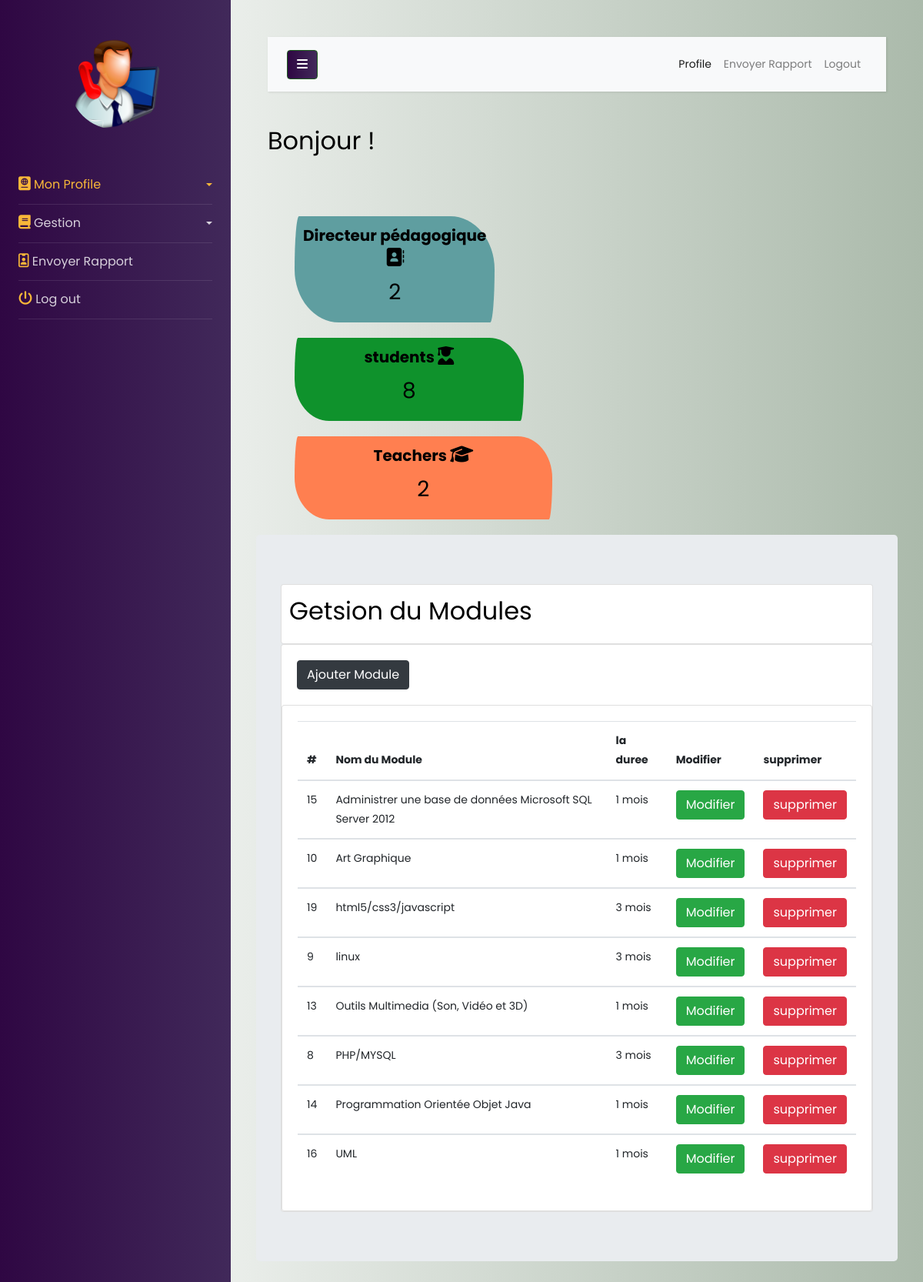
The app's page /dp.php?action=Module (signed in) with its own data.
### tables this page shows
CREATE TABLE IF NOT EXISTS `modules` (
  `id_module` int(11) NOT NULL AUTO_INCREMENT,
  `nom` varchar(200) NOT NULL,
  `dure` varchar(100) NOT NULL,
  `id_fil` int(11) NOT NULL,
  `id_niv` int(11) NOT NULL,
  PRIMARY KEY (`id_module`),
  KEY `fk_fil` (`id_fil`),
  KEY `fk_niv` (`id_niv`)
);

### dp.php (the view, shortened to what this page needs)
<?php
require 'cnx.php';
?>
<!doctype html>
<html lang="en">
  <head>
		<link rel="stylesheet" href="https://stackpath.bootstrapcdn.com/font-awesome/4.7.0/css/font-awesome.min.css">
    <link rel="stylesheet" href="css/style1.css">
    <link rel="stylesheet" href="https://cdnjs.cloudflare.com/ajax/libs/font-awesome/4.7.0/css/font-awesome.min.css">
  </head>
  <body>
		<div class="wrapper d-flex align-items-stretch">
			<nav id="sidebar">
				<div class="p-4 pt-5">
          <a href="#" class="img logo rounded-circle mb-5" style="background-image: url(img/dp.png);"></a>
	        <ul class="list-unstyled components mb-5">
	          <li class="active">
	            <a href="#homeSubmenu" data-toggle="collapse" aria-expanded="false" class="dropdown-toggle"><i class='fas fa-passport' style='font-size:18px;color:#f8b739'></i> Mon Profile</a>
	          </li>
	          <li>
              <a href="#pageSubmenu" data-toggle="collapse" aria-expanded="false" class="dropdown-toggle"><i class='fas fa-book' style='font-size:18px;color:#f8b739'></i> Gestion</a>
	          </li>
	          <li>
              <a href="dp.php?action=rapport"><i class='far fa-id-badge' style='font-size:18px;color:#f8b739'></i> Envoyer Rapport</a>
	          </li>
            <li>
              <a href="logout.php"><i class="fa fa-power-off" style="font-size:18px;color:#f8b739;"></i> Log out</a>
          </li>
	        </ul>
	      </div>
    	</nav>
      <div id="content" class="p-4 p-md-5">
        <nav class="navbar navbar-expand-lg navbar-light bg-light">
          <div class="container-fluid">
            <button type="button" id="sidebarCollapse" class="btn btn-primary navbtn">
              <i class="fa fa-bars"></i>
            </button>
            <div class="collapse navbar-collapse" id="navbarSupportedContent">
              <ul class="nav navbar-nav ml-auto">
                <li class="nav-item active">
                    <a class="nav-link" href="#">Profile</a>
                </li>
                <li class="nav-item">
                    <a class="nav-link" href="#">Envoyer Rapport</a>
                </li>
                <li class="nav-item">
                    <a class="nav-link" href="#">Logout</a>
                </li>
              </ul>
            </div>
          </div>
        </nav>
        <h2 class="mb-4">Bonjour !</h2>
        <div class="container">
          <div class="row">
            <div  class="col-md-6 text-center">
              <div class="members" style="margin-top: 50px;">
                  <div class="admins">
                      <h1>Directeur pédagogique<i class="fa fa-address-book" style="font-size:24px"></i></h1>
                      <h3>
                      <?php
                       $pipreq="SELECT * FROM `dp`";
                       $pipsql=mysqli_query($cnx,$pipreq);
                       $pipcount=mysqli_num_rows($pipsql);
                       echo $pipcount;
                      ?>
                      </h3>
                  </div>
                  <div class="students">
                      <h1>students    <i class='fas fa-user-graduate' style='font-size:24px'></i></h1>
                      <h3>
                      <?php
                          $dipreq="SELECT * FROM `diplome_student`";
                          $dipsql=mysqli_query($cnx,$dipreq);
                          $dipcount=mysqli_num_rows($dipsql);
                          $tipreq="SELECT * FROM `training_student`";
                          $tipsql=mysqli_query($cnx,$tipreq);
                          $tipcount=mysqli_num_rows($tipsql);
                          echo $dipcount + $tipcount;
                      ?>
                      </h3>
                  </div>
                  <div class="teachers">
                      <h1>Teachers    <i style="font-size:24px" class="fa">&#xf19d;</i></h1>
                      <h3>
                      <?php
                           $dipreq="SELECT * FROM `professeur`";
                           $dipsql=mysqli_query($cnx,$dipreq);
                           $dipcount=mysqli_num_rows($dipsql);
                           echo $dipcount;
                        ?>
                      </h3>
                  </div>
              </div>
            </div>
            <div class="col-md-6">
               <?php
               $amine='';
               if (isset($_GET['action'])){
                 $amine=$_GET['action'];
               }
                ?>
            </div>
          </div>
        </div>
        <div class="container_fluid">
            <div class="row">
                <?php
                   if($amine == 'MessageV'){
                    $req="SELECT * FROM `contact_visiteur`";
                    $sql=mysqli_query($cnx,$req);
                    $count=mysqli_num_rows($sql);
                    while($mrow = $sql->fetch_assoc()){
                      ?>
                        <div role="alert" aria-live="assertive" aria-atomic="true" class="toast" data-autohide="false">
                            <div class="toast-header">
                              <svg class=" rounded mr-2" width="20" height="20" xmlns="http://www.w3.org/2000/svg"
                                preserveAspectRatio="xMidYMid slice" focusable="false" role="img">
                                <rect fill="#007aff" width="100%" height="100%" /></svg>
                              <strong class="mr-auto"><?php echo $mrow['contact_username']; ?></strong>
                              <small>visiteur</small>
                              <button type="button" class="ml-2 mb-1 close" data-dismiss="toast" aria-label="Close">
                                <span aria-hidden="true">&times;</span>
                              </button>
                            </div>
                            <div class="toast-body">
                              <p><strong>Email : </strong><?php  echo $mrow['contact_email'];  ?></p>
                              <p><strong>Telephone : </strong><?php  echo $mrow['contact_tele'];  ?></p>
                              <p> <strong>Message : </strong> <?php  echo $mrow['contact_sujet'];?></p>
                              <a style="text-decoration:none;color:red" href="dp.php?action=MessageV&doing=<?php echo $mrow['contact_id'];?>">Supprimer</a>
                            </div>
                        </div>
                      <?php
                    }if(isset($_GET['doing'])){
                      $req="DELETE FROM `contact_visiteur` WHERE `contact_id` = '{$_GET['doing']}'";
                      if(mysqli_query($cnx,$req)){
                        echo '<script>window.location.assign("dp.php?action=MessageV")</script>';
                      }
                    }
                   }elseif($amine == 'Module'){
                    ?>
                    <?php
                    $tsreq="SELECT * FROM modules ORDER BY nom;";
                    $tsresult = $cnx->query($tsreq);
                    ?>
                     <div class="conatiner">
                       <div class="jumbotron">
                         <div class="card">
                         <h2 style="padding:10px;">Getsion du Modules</h2>
                         </div>
                         <div class="card">
                           <div class="card-body">
                           <button type="button" class="btn btn-dark" data-toggle="modal" data-target="#tadd">
                            Ajouter Module
                          </button>
                           </div>
                        <div class="card">
                         <div class="card-body">
                                <table class="table">
                                  <thead>
                                    <tr>
                                      <th scope="col">#</th>
                                      <th scope="col">Nom du Module</th>
                                      <th scope="col">la duree</th>
                                      <th scope="col">Modifier</th>
                                      <th scope="col">supprimer</th>
                                    </tr>
                                  </thead>
                                  <?php
                                  while($tsrow = $tsresult->fetch_assoc()){
                                    ?>
                                    <tbody>
                                      <tr>
                                        <td scope="row"><?php echo $tsrow['id_module'] ?></td>
                                        <td><?php echo $tsrow['nom'] ?></td>
                                        <td><?php echo $tsrow['dure'] ?></td>
                                        <td><button type="button"  class="btn btn-success editbtn">Modifier</button></td>
                                        <td><button type="button" class="btn btn-danger deletebtn ">supprimer</button></td>
                                      </tr>
                                    </tbody>
                                    <?php
                                  }
                                  ?>
                                </table>
                         </div>
                       </div>
                         </div>
                       </div>
                     </div>
                    <?php
                  }
                ?>
            </div>
        </div>
 </div>
      </div>
  </body>
</html>

### dp.php (style rules this page uses)
.btn.btn-primary { background: #1d5b1d; border-color: #1d5b1d; }
.admins { margin: 20px; padding: 10px; background-color: cadetblue; width: 70%; font-family: 'Cinzel', serif; border-radius: 10px 100px / 120px; }
.admins h1 { font-size: 20px; font-weight: bold; }
.students h1 { font-size: 20px; font-weight: bold; }
.teachers h1 { font-size: 20px; font-weight: bold; }
.students { padding: 10px; margin: 20px; background-color: rgb(15, 146, 44); width: 80%; font-family: 'Cinzel', serif; border-radius: 10px 100px / 120px; }
.teachers { margin: 20px; padding: 10px; background-color: coral; width: 90%; font-family: 'Cinzel', serif; border-radius: 10px 100px / 120px; }
#sidebar { background: #41295a!important; background: -webkit-linear-gradient(to right, #2F0743, #41295a)!important; background: linear-gradient(to right, #2F0743, #41295a)!important; }
.navbtn { background: #41295a!important; background: -webkit-linear-gradient(to right, #2F0743, #41295a)!important; background: linear-gradient(to right, #2F0743, #41295a)!important; }
body { background: #abbaab; background: -webkit-linear-gradient(to right, #ffffff, #abbaab); background: linear-gradient(to right, #ffffff, #abbaab); }

### records on screen
modules: id_module "15", nom "Administrer une base de données Microsoft SQL Server 2012", dure "1 mois"
modules: id_module "10", nom "Art Graphique", dure "1 mois"
modules: id_module "19", nom "html5/css3/javascript", dure "3 mois"
modules: id_module "9", nom "linux", dure "3 mois"
modules: id_module "13", nom "Outils Multimedia (Son, Vidéo et 3D)", dure "1 mois"
modules: id_module "8", nom "PHP/MYSQL", dure "3 mois"
modules: id_module "14", nom "Programmation Orientée Objet Java", dure "1 mois"
modules: id_module "16", nom "UML", dure "1 mois"

### other values on screen
$pipcount "2"
$dipcount + $tipcount "8"
$dipcount "2"
